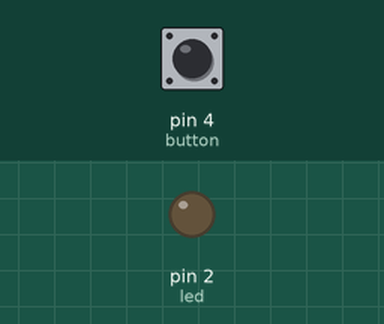
This sketch was run on a simulated Arduino Uno, built with avr-gcc and run on an emulated ATmega328P. Shown: output pins drawn as LEDs (lit = HIGH). Dashed ring = blinking. Inputs (shaded band) come from the test bench; at power-on: pin 4 (button) HIGH.

Above: at 1.2 s.
1.3 s: pin 4 (button) pulled LOW for 1 s
At 2.7 s:
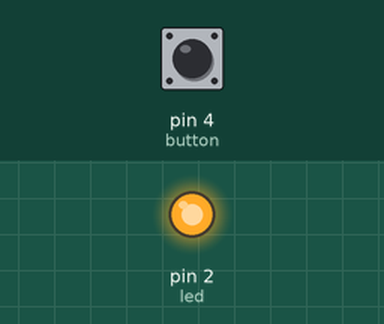
3.8 s: pin 4 (button) pulled LOW for 0.15 s
At 5.2 s:
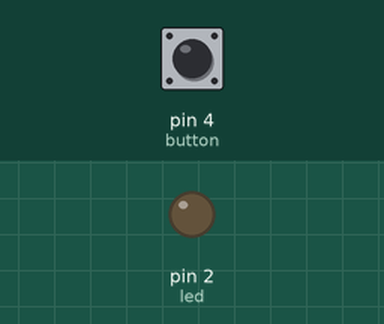
5.5 s: pin 4 (button) pulled LOW for 3.2 s
At 5.8 s:
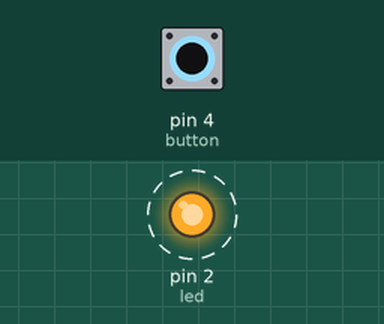
Timing chart, 0 to 10.2 s (numbered marks = the images above; inputs shaded):
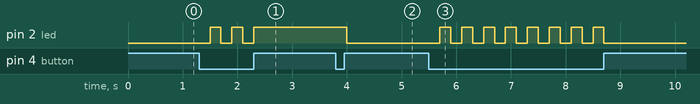

The sketch:

04_DEBOUNCE_DELAY.ino
```cpp
// turn on and off led with same button using debounce delay

#define led 2
#define button 4

int currentState = 0;

void setup() {
  pinMode(led,OUTPUT);
  pinMode(button,INPUT);
}

void loop() {
  int buttonState = digitalRead(button);

  if(buttonState == 0)
  {
    delay(200);                         // debounce delay
  }

  if(buttonState == 0 && currentState == 0)
  {
    digitalWrite(led, HIGH);
    currentState = 1;
  }
  else if(buttonState == 0 && currentState == 1)
  {
    digitalWrite(led, LOW);
    currentState = 0;
  }

}
```

Measured:
- after the input at 1.3 s, pin 2 (led): alternates HIGH for 0.20 s and LOW for 0.20 s, 5 changes in all, then stays HIGH, starting after 0.20 s
- after the input at 3.8 s, pin 2 (led): HIGH → LOW after 0.20 s
- after the input at 5.5 s, pin 2 (led): alternates HIGH for 0.20 s and LOW for 0.20 s, 16 changes in all, then stays LOW, starting after 0.20 s
